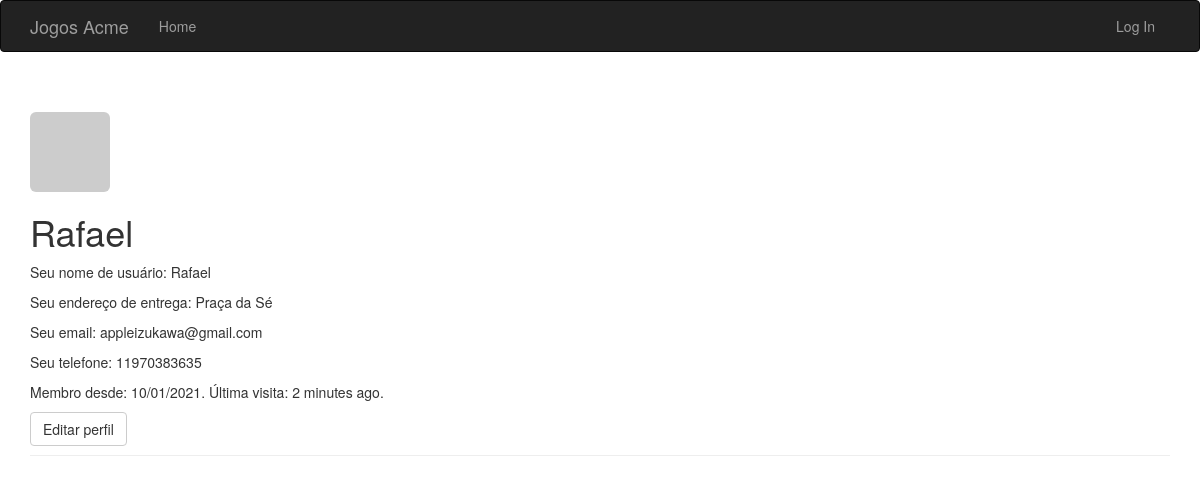
/user/Rafael, run on the app's committed database.
### app/models.py (models this page shows, shortened)
class User(UserMixin, db.Model):
    __tablename__ = 'users'
    id = db.Column('id', db.Integer, primary_key=True)
    email = db.Column(db.String(64), unique=True, index=True)
    username = db.Column(db.String(64), unique=True, index=True)
    role_id = db.Column(db.Integer, db.ForeignKey('roles.id'))
    password_hash = db.Column(db.String(128))
    confirmed = db.Column(db.Boolean, default=False)
    cpf = db.Column(db.String(64), unique=True, index=True)
    telephone = db.Column(db.String(64), unique=True, index=True)
    destiny_id = db.Column(db.Integer, db.ForeignKey('destiny.id'))
    member_since = db.Column(db.DateTime(), default=datetime.utcnow)
    last_seen = db.Column(db.DateTime(), default=datetime.utcnow)
    avatar_hash = db.Column(db.String(32))
    @property
    def password(self):
        raise AttributeError('password in not readable attribute')
    def gravatar(self, size=100, default='identicon', rating='g'):
        if request.is_secure:
            url = "https://secure.gravatar.com/avatar"
        else:
            url = "http://www.gravatar.com/avatar"
        hash = self.avatar_hash or self.gravatar_hash()
        return '{url}/{hash}?s={size}&d={default}&r={rating}'.format(
            url=url, hash=hash, size=size, default=default, rating=rating
        )

class Destiny(db.Model):
    __tablename__ = 'destiny'
    id = db.Column('id', db.Integer, primary_key=True, autoincrement=True)
    address = db.Column(db.String(200))
    number = db.Column(db.String(100))
    zipcode = db.Column(db.String(100))
    neighborhood = db.Column(db.String(100))
    complement = db.Column(db.String(200))
    city = db.Column(db.String(200))
    state = db.Column(db.String(100))
    user = db.relationship('User', backref="destiny", lazy='dynamic')

### app/main/views.py (the view)
@main.route('/user/<username>')
def user(username):
    user = User.query.filter_by(username=username).first_or_404()
    return render_template('user/user.html', user=user)

### app/auth/views.py (called while the page is built)
@auth.before_app_request
def before_request():
    if current_user.is_authenticated:
        current_user.ping()
        if not current_user.confirmed \
                and request.endpoint \
                and request.blueprint != 'auth' \
                and request.endpoint != 'static':
            print('>>>Sakura<<<')
            return redirect('auth.unconfirmed')

### app/main/__init__.py (called while the page is built)
@main.app_context_processor
def inject_permissions():
    return dict(Permission=Permission)

### app/models.py (called while the page is built)
    def is_administrator(self):
        return False

### app/templates/user/user.html (shortened to what this page needs)
{% extends "base.html" %}
{% block page_content %}
<div class="page-header">
    <img class="img-rounded profile-thumbnail" src="{{ user.gravatar(size=256) }}">
    <h1>{{ user.username }}</h1>
    {% if user.username or user.destiny.address %}
    <div class="user_info">
        <p>Seu nome de usuário: {% if user.username %}{{ user.username }} {% endif %}</p>
        <p>Seu endereço de entrega: {% if user.destiny.address %} {{ user.destiny.address}} {% endif %}</p>
        <p>Seu email: {% if user.email %} {{ user.email }} {% endif %}</p>
        <p>Seu telefone: {% if user.email %} {{ user.telephone }} {% endif %}</p>
        <p>Membro desde: {{ moment(user.member_since).format('L') }}. Última visita: {{ moment(user.last_seen).fromNow() }}.</p>
    </div>
    {% endif %}
    <div class="user_edtion_option">
        {% if current_user.is_administrator() %}
        <a class="btn btn-danger" href="{{ url_for('.edit_profile_admin', id=user.id) }}">Editar perfil [Admin]</a>
        {% else %}
        <a class="btn btn-default" href="{{ url_for('.edit_profile') }}">Editar perfil</a>
        {% endif %}
    </div>
</div>
{% endblock %}

### app/templates/base.html (shortened to what this page needs)
<!DOCTYPE html>
<html lang="pt-br">
    {% extends "bootstrap/base.html" %}
    {% block head %}
    {{ super() }}
    <link rel="stylesheet" href="{{ url_for('static', filename='css/style.css') }}">
    {% endblock %}
    {% block navbar %}
    <div class="navbar navbar-inverse" role="navigation">
        <div class="container">
            <div class="navbar-header">
                <a class="navbar-brand" href="{{ url_for('main.index')}}" >Jogos Acme</a>
            </div>
            <div class="navbar-collapse collapse">
                <ul class="nav navbar-nav">
                    <li><a href="{{ url_for('main.index')}}">Home</a></li>
                </ul>
                <ul class="nav navbar-nav navbar-right">
                    {% if current_user.is_authenticated %}
                    <li class="dropdown">
                        <a href="#" class="dropdown-toggle" data-toggle="dropdown">Conta<b class="caret"></b></a>
                        <ul class="dropdown-menu">
                            <li><a href="{{ url_for('auth.change_password') }}">Mudar senha</a></li>
                            <li><a href="{{ url_for('auth.change_email_request') }}">Mudar email</a></li>
                            <li> <a href="{{ url_for('auth.logout') }}">Log Out</a></li>
                        </ul>
                    </li>
                    {% else %}
                    <li><a href="{{ url_for('auth.login')}}">Log In</a></li>
                    {% endif %}
                </ul>
            </div>
        </div>
    </div>
    {% endblock %}
    {% block content %}
    <div class="container">
        {% block page_content %}{% endblock %}
    </div>
    {% endblock %}

### data on the page
User: username "Rafael", email "appleizukawa@gmail.com", telephone "11970383635", member_since "10/01/2021", last_seen "2 minutes ago"
Destiny: destiny.address "Praça da Sé"
